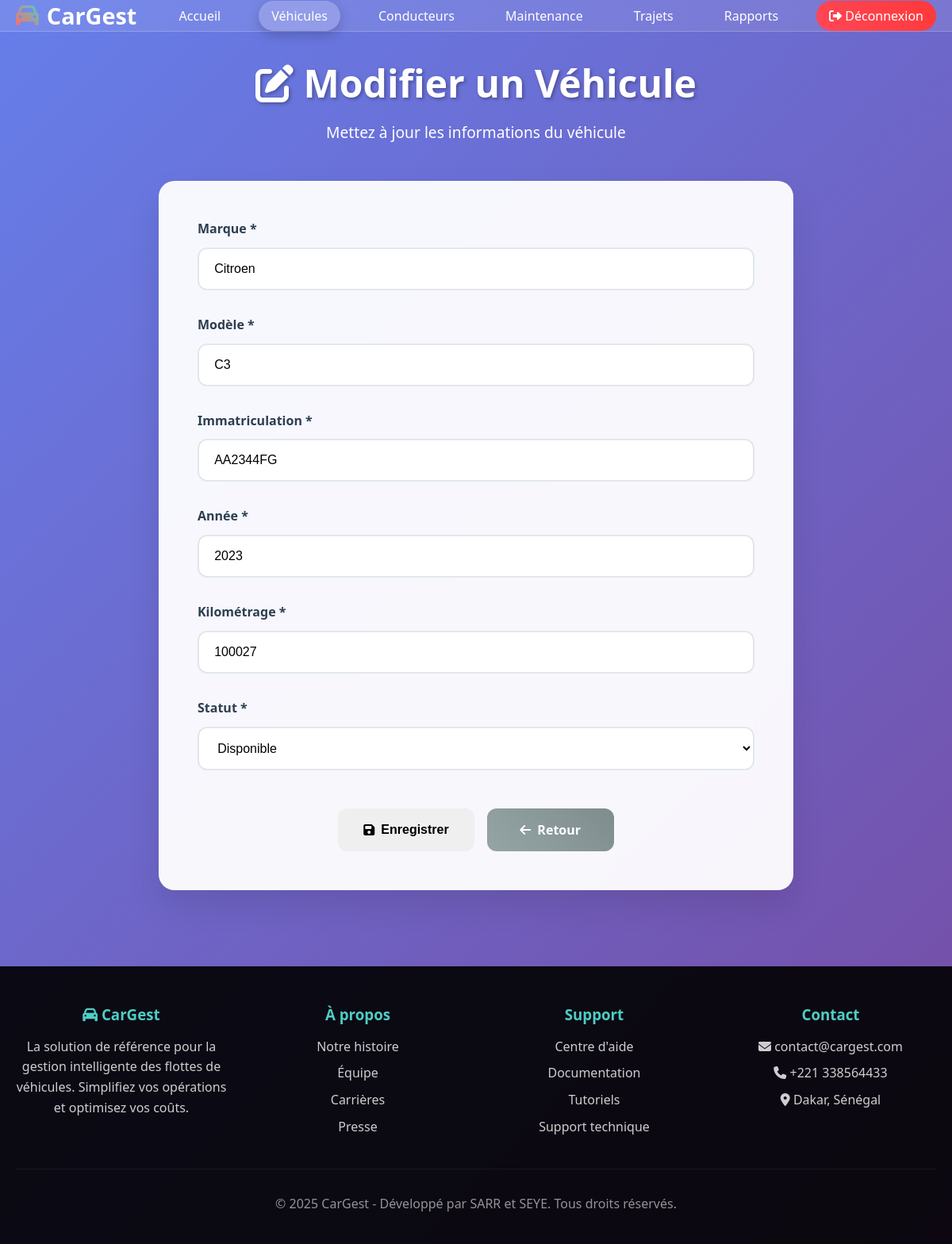
Screenshot of /vehicules/modifier/2 (signed in) with the database file from the repository.
### app.py (models this page shows)
class Vehicule(db.Model):
    id = db.Column(db.Integer, primary_key=True)
    user_id = db.Column(db.Integer, db.ForeignKey('user.id'), nullable=False)  # AJOUTÉ
    marque = db.Column(db.String(100))
    modele = db.Column(db.String(100))
    immatriculation = db.Column(db.String(100))
    annee = db.Column(db.Integer)
    kilometrage = db.Column(db.Integer)
    statut = db.Column(db.String(50), default="Disponible")
    date_ajout = db.Column(db.DateTime, default=datetime.utcnow)
    __table_args__ = (db.UniqueConstraint('user_id', 'immatriculation', name='_user_immatriculation'),)

### app.py (the view, shortened to what this page needs)
@app.route('/vehicules/modifier/<int:id>', methods=['GET', 'POST'])
@login_required
def modifier_vehicule(id):
    user_id = session['user_id']
    vehicule = Vehicule.query.filter_by(id=id, user_id=user_id).first_or_404()
    return render_template('modifier_vehicule.html', vehicule=vehicule)

### app.py (called while the page is built)
def login_required(f):
    @wraps(f)
    def decorated_function(*args, **kwargs):
        if 'user_id' not in session:
            flash('Veuillez vous connecter.', 'warning')
            return redirect(url_for('login'))
        return f(*args, **kwargs)
    return decorated_function

### templates/modifier_vehicule.html (shortened to what this page needs)
<!DOCTYPE html>
<html lang="fr">
<head>
    <link rel="stylesheet" href="https://cdnjs.cloudflare.com/ajax/libs/font-awesome/6.7.2/css/all.min.css">
</head>
<body>
    <header>
        <nav class="container">
            <div class="logo">
                <i class="fa-solid fa-car"></i> CarGest
            </div>
            <ul class="nav-links">
                <li><a href="{{ url_for('index') }}">Accueil</a></li>
                <li><a href="{{ url_for('liste_vehicules') }}" class="active">Véhicules</a></li>
                <li><a href="{{ url_for('liste_conducteurs') }}">Conducteurs</a></li>
                <li><a href="{{ url_for('liste_maintenances') }}">Maintenance</a></li>
                <li><a href="{{ url_for('liste_trajets') }}">Trajets</a></li>
                <li><a href="{{ url_for('rapports') }}">Rapports</a></li>
                <li><a href="{{ url_for('logout') }}" class="logout-btn" onclick="return confirm('Êtes-vous sûr de vouloir vous déconnecter ?')">
                    <i class="fa-solid fa-sign-out-alt"></i> Déconnexion
                </a></li>
            </ul>
        </nav>
    </header>
    <main>
        <section class="page-header">
            <div class="container">
                <h1><i class="fa-solid fa-edit"></i> Modifier un Véhicule</h1>
                <p>Mettez à jour les informations du véhicule</p>
            </div>
        </section>
        <section class="content-section">
            <div class="container">
                <div class="form-container">
                    <form method="POST">
                        <div class="form-group">
                            <label for="marque">Marque *</label>
                            <input type="text" id="marque" name="marque" value="{{ vehicule.marque }}" required>
                        </div>
                        <div class="form-group">
                            <label for="modele">Modèle *</label>
                            <input type="text" id="modele" name="modele" value="{{ vehicule.modele }}" required>
                        </div>
                        <div class="form-group">
                            <label for="immatriculation">Immatriculation *</label>
                            <input type="text" id="immatriculation" name="immatriculation" value="{{ vehicule.immatriculation }}" required>
                        </div>
                        <div class="form-group">
                            <label for="annee">Année *</label>
                            <input type="number" id="annee" name="annee" min="1990" max="2025" value="{{ vehicule.annee }}" required>
                        </div>
                        <div class="form-group">
                            <label for="kilometrage">Kilométrage *</label>
                            <input type="number" id="kilometrage" name="kilometrage" min="0" value="{{ vehicule.kilometrage }}" required>
                        </div>
                        <div class="form-group">
                            <label for="statut">Statut *</label>
                            <select id="statut" name="statut" required>
                                <option value="Disponible" {% if vehicule.statut =='Disponible' %}selected{% endif %}>Disponible</option>
                            </select>
                        </div>
                        <div class="form-actions">
                            <button type="submit" class="btn">
                                <i class="fa-solid fa-save"></i> Enregistrer
                            </button>
                            <a href="{{ url_for('liste_vehicules') }}" class="btn btn-secondary">
                                <i class="fa-solid fa-arrow-left"></i> Retour
                            </a>
                        </div>
                    </form>
                </div>
            </div>
        </section>
    </main>
    <footer id="contact">
        <div class="container">
            <div class="footer-content">
                <div class="footer-section">
                    <h3><i class="fa-solid fa-car"></i> CarGest</h3>
                    <p>La solution de référence pour la gestion intelligente des flottes de véhicules. Simplifiez vos opérations et optimisez vos coûts.</p>
                </div>
                <div class="footer-section" id="about">
                    <h3>À propos</h3>
                    <ul>
                        <li><a href="#">Notre histoire</a></li>
                        <li><a href="#">Équipe</a></li>
                        <li><a href="#">Carrières</a></li>
                        <li><a href="#">Presse</a></li>
                    </ul>
                </div>
                <div class="footer-section">
                    <h3>Support</h3>
                    <ul>
                        <li><a href="#">Centre d'aide</a></li>
                        <li><a href="#">Documentation</a></li>
                        <li><a href="#">Tutoriels</a></li>
                        <li><a href="#">Support technique</a></li>
                    </ul>
                </div>
                <div class="footer-section">
                    <h3>Contact</h3>
                    <p><i class="fa-solid fa-envelope"></i> contact@cargest.com</p>
                    <p><i class="fa-solid fa-phone"></i> +221 338564433</p>
                    <p><i class="fa-solid fa-map-marker-alt"></i> Dakar, Sénégal</p>
                </div>
            </div>
            <div class="footer-bottom">
                <p>&copy; 2025 CarGest - Développé par SARR et SEYE. Tous droits réservés.</p>
            </div>
        </div>
    </footer>
</body>
</html>

### templates/modifier_vehicule.html (style rules this page uses)
* { margin: 0; padding: 0; box-sizing: border-box; }
body { font-family: 'Segoe UI', Tahoma, Geneva, Verdana, sans-serif; background: linear-gradient(135deg, #667eea 0%, #764ba2 100%); min-height: 100vh; color: #333; }
.container { max-width: 1200px; margin: 0 auto; padding: 0 20px; }
header { background: rgba(255, 255, 255, 0.1); backdrop-filter: blur(10px); border-bottom: 1px solid rgba(255, 255, 255, 0.2); position: sticky; top: 0; z-index: 100; }
nav { display: flex; justify-content: space-between; align-items: center; padding: 1rem 0; }
.logo { font-size: 1.8rem; font-weight: bold; color: white; display: flex; align-items: center; gap: 10px; }
.logo i { background: linear-gradient(45deg, #ff6b6b, #4ecdc4); -webkit-background-clip: text; -webkit-text-fill-color: transparent; background-clip: text; }
.nav-links { display: flex; list-style: none; gap: 2rem; align-items: center; }
.nav-links a { color: white; text-decoration: none; padding: 0.5rem 1rem; border-radius: 25px; transition: all 0.3s ease; position: relative; overflow: hidden; }
.nav-links a:hover, .nav-links a.active { background: rgba(255, 255, 255, 0.2); transform: translateY(-2px); box-shadow: 0 5px 15px rgba(0, 0, 0, 0.2); }
.logout-btn { background: linear-gradient(45deg, #ff4757, #ff3838) !important; color: white !important; }
main { padding: 2rem 0; }
.page-header { text-align: center; margin-bottom: 3rem; color: white; }
.page-header h1 { font-size: 3rem; margin-bottom: 1rem; text-shadow: 2px 2px 4px rgba(0, 0, 0, 0.3); animation: fadeInUp 0.8s ease; }
.page-header p { font-size: 1.2rem; opacity: 0.9; animation: fadeInUp 0.8s ease 0.2s both; }
.form-container { background: rgba(255, 255, 255, 0.95); backdrop-filter: blur(20px); border-radius: 20px; padding: 3rem; box-shadow: 0 20px 40px rgba(0, 0, 0, 0.1); max-width: 800px; margin: 0 auto; animation: fadeInUp 0.8s ease 0.4s both; border: 1px solid rgba(255, 255, 255, 0.3); }
.form-group { position: relative; margin-bottom: 2rem; }
.form-group label { display: block; margin-bottom: 0.8rem; font-weight: 600; color: #2c3e50; display: flex; align-items: center; gap: 8px; font-size: 1rem; }
.form-group input, .form-group select, .form-group textarea { width: 100%; padding: 1rem 1.2rem; border: 2px solid #e1e8ed; border-radius: 12px; font-size: 1rem; transition: all 0.3s ease; background: white; position: relative; }
.form-actions { display: flex; gap: 1rem; justify-content: center; margin-top: 3rem; flex-wrap: wrap; }
.btn { padding: 1rem 2rem; border: none; border-radius: 12px; font-size: 1rem; font-weight: 600; cursor: pointer; transition: all 0.3s ease; text-decoration: none; display: inline-flex; align-items: center; gap: 8px; position: relative; overflow: hidden; min-width: 160px; justify-content: center; }
.btn::before { content: ''; position: absolute; top: 0; left: -100%; width: 100%; height: 100%; background: linear-gradient(90deg, transparent, rgba(255, 255, 255, 0.3), transparent); transition: left 0.5s; }
.btn-secondary { background: linear-gradient(45deg, #95a5a6, #7f8c8d); color: white; }
footer { background: rgba(0, 0, 0, 0.8); color: white; text-align: center; padding: 2rem 0; margin-top: 4rem; }
footer p { margin-bottom: 0.5rem; opacity: 0.8; }
footer { background: rgba(0, 0, 0, 0.9); color: white; padding: 3rem 0 2rem 0; margin-top: 4rem; }
.footer-content { display: grid; grid-template-columns: repeat(auto-fit, minmax(250px, 1fr)); gap: 2rem; margin-bottom: 2rem; }
.footer-section h3 { margin-bottom: 1rem; color: #4ecdc4; font-weight: 600; }
.footer-section p, .footer-section li { opacity: 0.8; line-height: 1.6; margin-bottom: 0.5rem; }
.footer-section ul { list-style: none; }
.footer-section a { color: white; text-decoration: none; transition: color 0.3s ease; }
.footer-bottom { text-align: center; padding-top: 2rem; border-top: 1px solid rgba(255, 255, 255, 0.1); opacity: 0.7; }

### rows the page displays
Vehicule: marque "Citroen", modele "C3", immatriculation "AA2344FG", annee "2023", kilometrage "100027", statut "Disponible"
